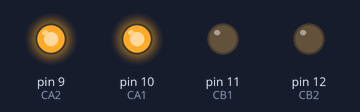
Recording of a sketch running on a simulated Arduino Uno, built with avr-gcc and run on an emulated ATmega328P. Parts: output pins drawn as LEDs (lit = HIGH).

Above: at 0.1 s.
Timing chart, 0 to 1.6 s (numbered marks = the images above):
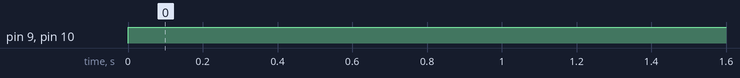

The sketch:

run.ino
```cpp
int CA1=10,CB1=11,CA2=9,CB2=12;

void setup() {
  // put your setup code here, to run once:
pinMode(CA1,OUTPUT);
pinMode(CA2,OUTPUT);
pinMode(CB1,OUTPUT);
pinMode(CB2,OUTPUT);
}

void loop() {
  // put your main code here, to run repeatedly:
digitalWrite(CA1,HIGH);
digitalWrite(CB1,LOW);
digitalWrite(CA2,HIGH);
digitalWrite(CB2,LOW);
}
```

Measured:
- by itself, pin 9 (CA2), pin 10 (CA1): LOW → HIGH at 0.00 s
